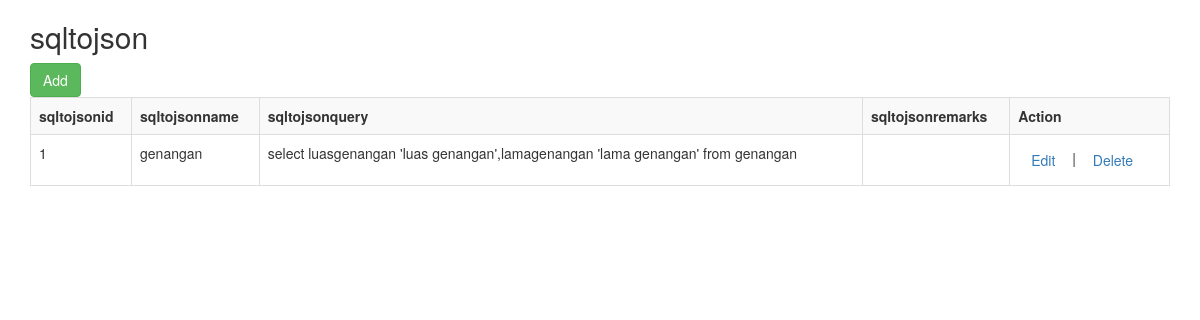
/index.php/sqltojson, run on the app's committed database.
### tables this page shows
CREATE TABLE IF NOT EXISTS `sqltojson` (
  `sqltojsonid` int(11) NOT NULL AUTO_INCREMENT,
  `sqltojsonname` varchar(200) DEFAULT NULL,
  `sqltojsonquery` text,
  `sqltojsonremarks` text,
  PRIMARY KEY (`sqltojsonid`)
);

### application/controllers/sqltojson.php (called while the page is built, shortened)
<?php
class sqltojson extends CI_Controller {
    public function index(){
        $arraydataget = array(
            'sqltojsonid'=>$this->input->get('sqltojsonid'),
            'sqltojsonname'=>$this->input->get('sqltojsonname'),
            'sqltojsonquery'=>$this->input->get('sqltojsonquery'),
            'sqltojsonremarks'=>$this->input->get('sqltojsonremarks')
        );
        $data['table']=$this->msqltojson->select($arraydataget);
    }
}

### index.php (called while the page is built, shortened)
<?php
require_once BASEPATH.'core/CodeIgniter.php';

### application/models/msqltojson.php (the view, shortened to what this page needs)
<?php
class msqltojson extends CI_Model {
    public function select($arrfilter,$url=""){
        $this->db->select('*');
        $this->db->from('sqltojson');
        $query = $this->db->get();
        $table ="<table class='table table-striped table-bordered table-hover'>";
        $table .=" <tr><th>sqltojsonid</th><th>sqltojsonname</th><th>sqltojsonquery</th><th>sqltojsonremarks</th><th>Action</th></tr>";
        foreach ($query->result() as $row)
        {
            $table .= "<tr>"."<td>".$row->sqltojsonid."</td>"."<td>".$row->sqltojsonname."</td>"."<td>".$row->sqltojsonquery."</td>"."<td>".$row->sqltojsonremarks."</td>"."<td><a class='btn' href=\"//".base_url()."sqltojson\\edit\\".$row->sqltojsonid."\">Edit</a> | <a class='btn btn-dangger' href=\"//".base_url()."sqltojson\\delete\\".$row->sqltojsonid."\">Delete</a>".($url!=''?" | <a class='btn btn-dangger'  href='//".base_url()."$url/".$row->sqltojsonid."'>Detail</a>":'')."</td></tr>";
        }
        $table .="</table>";
        return $table;
    }
}

### data on the page
sqltojson: sqltojsonid "1", sqltojsonname "genangan", sqltojsonquery "select luasgenangan 'luas genangan',lamagenangan 'lama genangan' from genangan"

### other printed values
$title "sqltojson"
